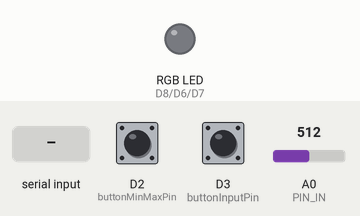
This sketch was run on a simulated Arduino Zero (SAMD21). On the bench: an RGB LED mixed from three pins (HIGH = lit). Dashed ring = blinking. Inputs (shaded band) come from the test bench; at power-on: D2 (buttonMinMaxPin) HIGH, A0 (PIN_IN) = 512, D3 (buttonInputPin) HIGH. What the sketch prints to the serial monitor is not drawn.

Above: at 0.8 s.
0.9 s: "90,45\n" received over Serial
At 2.2 s:
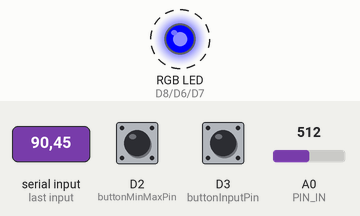
3.9 s: D2 (buttonMinMaxPin) pulled LOW for 0.15 s
At 4.55 s:
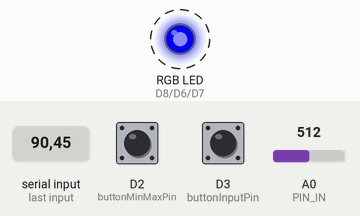
5.9 s: A0 (PIN_IN) set to 306
8.9 s: D3 (buttonInputPin) pulled LOW for 0.15 s
12.0 s: D2 (buttonMinMaxPin) pulled LOW for 1 s
16.0 s: A0 (PIN_IN) set to 511
Timing chart, 0 to 43.1 s (numbered marks = the images above; inputs shaded):
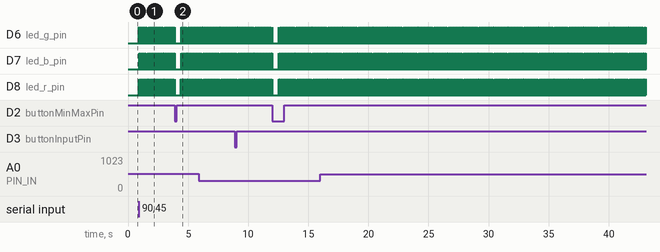

The sketch:

oldScanner.ino
```cpp
#include <Arduino.h>
#include "./model_parameters.h"

// RGB点灯遅延
#define RgbFlashDelay 10

// ピン割り当て
#define PIN_IN A0
#define led_r_pin 8
#define led_g_pin 6
#define led_b_pin 7
#define buttonInputPin 3
#define buttonMinMaxPin 2

//ニューラルネットワーク関連
#define INPUT_SIZE 3
#define HIDDEN_SIZE1 40
#define HIDDEN_SIZE2 40
#define OUTPUT_SIZE 3

// ボタン押下を検知する変数 (余計な最適化を防ぐため、volatile宣言をしている)
volatile bool buttonInputPressed = false;
volatile bool buttonMinMaxPressed = false;

// RGB読み取り用変数
float r=0, g=0, b=0;
float r_max=512, g_max=512, b_max=512;
float r_min=0, g_min=0, b_min=0;

float rgb[3]{0, 0, 0};
float RGBInput[3]{0, 0, 0};
float RGBOutput[3]{0, 0, 0};

// RGBデータメモリ
int N, M;
float **array;
int n=0, m=0;

int pushed = 0;

void buttonInput() {
    buttonInputPressed = true;
}


void buttonMinMax() {
    buttonMinMaxPressed = true;
}


float **allocateArray(int N, int M) {
    float **array = (float **)malloc(N * sizeof(float *)); // 行ポインタの確保
    if (array == NULL) {
        Serial.println("メモリ確保失敗");
        return NULL;
    }

    for (int i = 0; i < N; i++) {
        array[i] = (float *)malloc(M * sizeof(float)); // 各行のメモリ確保
        if (array[i] == NULL) {
            Serial.println("メモリ確保失敗（部分的）");
            // 確保済みのメモリを解放して終了
            for (int j = 0; j < i; j++) {
                free(array[j]);
            }
            free(array);
            return NULL;
        }
    }
    return array;
}

void read(){
    for(int count = 0 ; count < 3 ; count++){
        if(count == 0){
            analogWrite(led_r_pin, 255);
            analogWrite(led_g_pin,   0);
            analogWrite(led_b_pin,   0);
            delay(RgbFlashDelay);
            rgb[0] = analogRead(PIN_IN);
        }else if(count == 1){
            analogWrite(led_r_pin,   0);
            analogWrite(led_g_pin, 255);
            analogWrite(led_b_pin,   0);
            delay(RgbFlashDelay);
            rgb[1] = analogRead(PIN_IN);
        }else{
            analogWrite(led_r_pin,   0);
            analogWrite(led_g_pin,   0);
            analogWrite(led_b_pin, 255);
            delay(RgbFlashDelay);
            rgb[2] = analogRead(PIN_IN);
        }
    }
    analogWrite(led_r_pin, 0);
    analogWrite(led_g_pin, 0);
    analogWrite(led_b_pin, 0);
}


//Arduino's analog input detects 0-5V with 10-bit values
//https://deviceplus.jp/arduino/arduino_f07/
void readAndProcess(){
    read();
    RGBInput[0] = (float(rgb[0])-r_min)/r_max;
    RGBInput[1] = (float(rgb[1])-g_min)/g_max;
    RGBInput[2] = (float(rgb[2])-b_min)/b_max;

    // Monitoring read value
     //Serial.print("Measured B, R, G: ");
     //Serial.println(String(RGBInput[2])+","+String(RGBInput[0])+","+String(RGBInput[1]));

    // ニューラルネットで読み込み値を修正
    unsigned long a = micros();
    predict(RGBInput, RGBOutput);
    unsigned long b = micros();
    unsigned long time = b - a;
    Serial.println(time);

    // predict();が存在しない初期は、値を単純に同値をコピー
    // RGBOutput[0] = RGBInput[0];
    // RGBOutput[1] = RGBInput[1];
    // RGBOutput[2] = RGBInput[2];

    // 0-255でクリッピング
    RGBOutput[0] = min(max(RGBOutput[0]*255, 0), 255);
    RGBOutput[1] = min(max(RGBOutput[1]*255, 0), 255);
    RGBOutput[2] = min(max(RGBOutput[2]*255, 0), 255);

    Serial.print("Predicted B, R, G: ");
    Serial.println("Blue:"+String((int)RGBOutput[2]) + ", Red:"+String((int)RGBOutput[0]) + ", Green:"+ String((int)RGBOutput[1]));
    Serial.println("Red:"+String(RGBInput[0]) + ", Green:"+ String(RGBInput[1]) + ", Blue:"+String(RGBInput[2]));
}

float relu(float x) {
    if (x < 0) return 0;
    return x;
}


void predict(float input[INPUT_SIZE], float output[OUTPUT_SIZE]) {
    float layer1[HIDDEN_SIZE1] = {0};
    float layer2[HIDDEN_SIZE2] = {0};
    // **Layer 1 計算**
    for (int i = 0; i < HIDDEN_SIZE1; i++) {
        layer1[i] = bias_1[i];
        for (int j = 0; j < INPUT_SIZE; j++) {
            layer1[i] += weight_1[i * INPUT_SIZE + j] * input[j];
        }
        layer1[i] = relu(layer1[i]); // ReLU
    }
 /*Layer 2 計算*/
    for (int i = 0; i < HIDDEN_SIZE2; i++) {
        layer2[i] = bias_2[i];
        for (int j = 0; j < HIDDEN_SIZE1; j++) {
            layer2[i] += weight_2[i * HIDDEN_SIZE1 + j] * layer1[j];
        }
        layer2[i] = relu(layer2[i]); // ReLU
    }
    /* Layer 3（出力層）計算 */
    for (int i = 0; i < OUTPUT_SIZE; i++) {
        output[i] = bias_3[i];
        for (int j = 0; j < HIDDEN_SIZE2; j++) {
            output[i] += weight_3[i * HIDDEN_SIZE2 + j] * layer2[j];
        }
        // 出力層はReLUを適用しない
    }
}


void setup() {
  // put your setup code here, to run once:
    Serial.begin(9600);
    pinMode(led_r_pin, OUTPUT);
    pinMode(led_g_pin, OUTPUT);
    pinMode(led_b_pin, OUTPUT);
    analogWrite(led_r_pin, 0);
    analogWrite(led_b_pin, 0);
    analogWrite(led_g_pin, 0);

    pinMode(buttonInputPin, INPUT_PULLUP);
    pinMode(buttonMinMaxPin, INPUT_PULLUP);

    attachInterrupt(digitalPinToInterrupt(buttonInputPin), buttonInput, FALLING);
    attachInterrupt(digitalPinToInterrupt(buttonMinMaxPin), buttonMinMax, FALLING);

    Serial.println("画像の Height（行数）を入力してください: ");
    while (Serial.available() == 0) {
        // 何もせずに待機
    }
    N = Serial.parseInt();
    M = N*3; // RGBの値を入れるために3倍しておく
    Serial.println("Height: " + String(N));
    Serial.println("Width: " + String((int)(M/3)));
    array = allocateArray(N, M);

    if (array == NULL) {
        Serial.println("配列の確保に失敗");
        return;
    }

    // 配列を初期化
    for (int i = 0; i < N; i++) {
        for (int j = 0; j < M; j++) {
            array[i][j] = 0;
        }
    }
}

void loop() {
  // put your main code here, to run repeatedly:
    readAndProcess();

    if (buttonInputPressed) {
        array[n][m]   = RGBOutput[0];
        array[n][m+1] = RGBOutput[1];
        array[n][m+2] = RGBOutput[2];

        Serial.println(String(n)+" 行目 "+String((int)(m/3))+" 列目 の画素を読み込みました。");

        if((m+=3)>=M){
            m = 0 ;
            if((n+=1)>=N){
                n = 0;
                Serial.println("画像の読み取りが完了しました。");
                Serial.println("以下のテキストを画像ファイル（.ppm）に貼り付けてください。");
                Serial.println("--------------------------------------------------");
                Serial.println("P3");
                Serial.println(String(N)+" "+String((int)(M/3)));
                Serial.println("255");
                for (int i = 0; i < N; i++) {
                    for (int j = 0; j < M; j++) {
                        Serial.print((int)array[i][j]);
                        Serial.print(" ");
                    }
                    Serial.println();
                }
                Serial.println("--------------------------------------------------");
                Serial.println("RGBの範囲を0.0~1.0に直したもの.");
                //RBGRGBRGB 0~8
                for (int i = 0; i < N; i++) {
                    int forrgb = 0;
                    for (int j = 0; j < M; j++) {
                        if(forrgb == 0) Serial.print("[");
                        Serial.print((double)array[i][j]/255);
                        Serial.print(", ");
                        //2 ,5, 8
                        if( forrgb == 2 ) {
                            Serial.println("],");
                            forrgb = 0;
                        }else forrgb += 1;
                    }
                }
                Serial.println();

                delay(500);
                //softwareReset();
                NVIC_SystemReset();
            }
        }
        buttonInputPressed = false;
    }

    if (buttonMinMaxPressed) {
        if(pushed%2==0){
            r_min=rgb[0], g_min=rgb[1], b_min=rgb[2];
            Serial.println("最小値が更新されました："+String(b_min)+","+String(r_min)+","+String(g_min));
        }
        else{
            r_max=rgb[0]-r_min, g_max=rgb[1]-g_min, b_max=rgb[2]-b_min;
            Serial.println("最大値が更新されました："+String(b_max)+","+String(r_max)+","+String(g_max));
        }
        buttonMinMaxPressed = false;  // フラグをリセット
        pushed++;
        delay(500);
    }
}
```

Source omitted: model_parameters.h (27779 bytes)

Measured:
- after the input at 0.9 s, D6 (led_g_pin), D7 (led_b_pin), D8 (led_r_pin): alternates HIGH for 0.01 s and LOW for 0.02 s, starting at once
